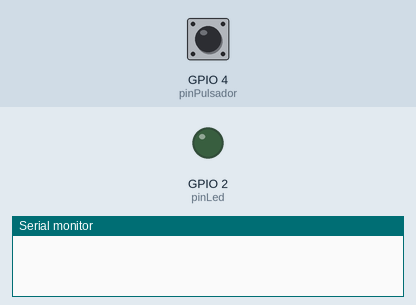
A sketch run on a simulated ESP32. On the bench: output pins drawn as LEDs (lit = HIGH), the last lines printed to the serial monitor. The test bench sets the inputs (shaded band); at power-on: GPIO 4 (pinPulsador) LOW.

Above: at 1.2 s.
1.3 s: GPIO 4 (pinPulsador) pulled HIGH for 3.2 s
At 1.7 s:
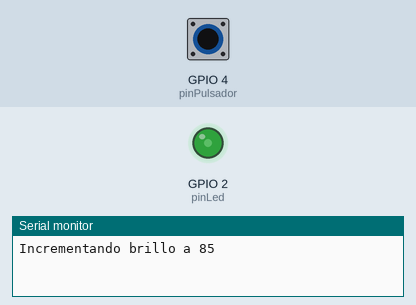
At 3.7 s:
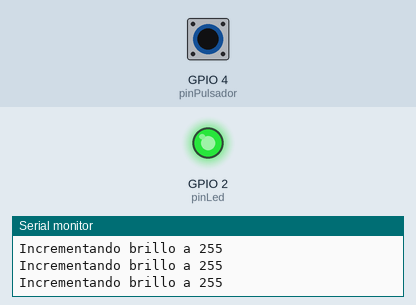
Timing chart, 0 to 5.2 s (numbered marks = the images above; inputs shaded):
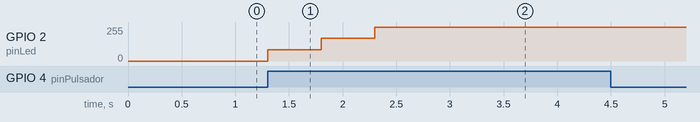

The sketch:

pulsador.ino
```cpp
// Declaramos el pin al que estará conectado el pulsador
int pinPulsador = 4;
// Declaramos el pin al que estará conectado el led
int pinLed = 2; // debe ser un pin PWM (3, 5, 6, 9, 10, o 11 en un Arduino Uno)
int brillo = 0; // nivel de brillo actual del LED
unsigned long ultimoIncremento = 0; // momento en que el brillo fue incrementado por última vez

void setup()
{
  // Inicializamos la comunicación serial a 9600 baudios
  Serial.begin(9600);

  // Determinamos que el pin del pulsador será para recibir
  pinMode(pinPulsador, INPUT);
  // Determinamos que el pin del led será para salir
  pinMode(pinLed, OUTPUT);
}

void loop()
{
  // Si la señal del pulsador es activa incrementamos el brillo del led
  if (digitalRead(pinPulsador) == HIGH) {
    if (millis() - ultimoIncremento > 10000) { // si han pasado 10 segundos o más
      if (brillo > 0) { // si el LED está encendido
        brillo = 0; // apagamos el led
        Serial.println("LED Apagado");
      } else { // si el LED está apagado
        brillo += 85; // incrementamos en 33% (255/3=85)
        if (brillo > 255) {
          brillo = 255; // nos aseguramos de que no supere el máximo
        }
        ultimoIncremento = millis(); // actualizamos el momento del último incremento
        Serial.print("Incrementando brillo a ");
        Serial.println(brillo);
      }
    } else { // si no han pasado 10 segundos
      brillo += 85; // incrementamos en 33% (255/3=85)
      if (brillo > 255) {
        brillo = 255; // nos aseguramos de que no supere el máximo
      }
      ultimoIncremento = millis(); // actualizamos el momento del último incremento
      Serial.print("Incrementando brillo a ");
      Serial.println(brillo);
    }
    analogWrite(pinLed, brillo); // establecemos el nuevo nivel de brillo
    delay(500); // espera para evitar rebotes del interruptor
  }
}
```

Measured:
- after the input at 1.3 s, GPIO 2 (pinLed): 0/255 → 85/255 at once, → 170/255 0.50 s later, → 255/255 0.50 s later
